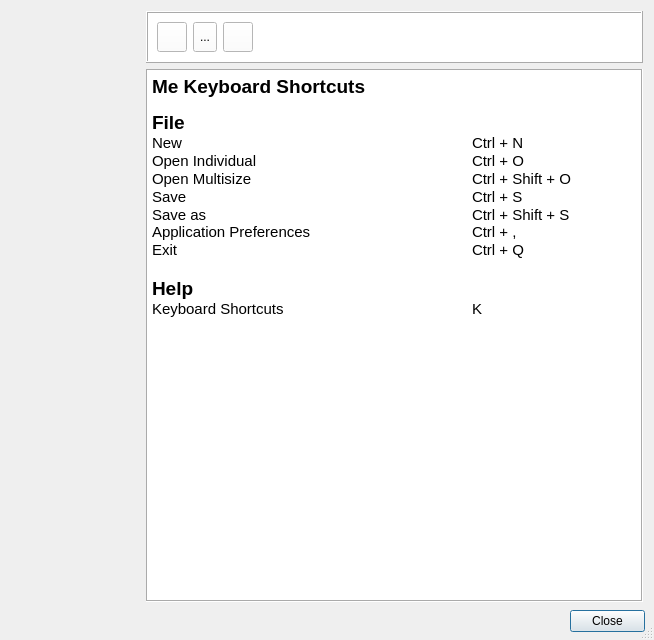
<?xml version="1.0" encoding="UTF-8"?>
<ui version="4.0">
 <class>MeShortcutsDialog</class>
 <widget class="QDialog" name="MeShortcutsDialog">
  <property name="geometry">
   <rect>
    <x>0</x>
    <y>0</y>
    <width>654</width>
    <height>640</height>
   </rect>
  </property>
  <property name="windowTitle">
   <string>SeamlyME - Shortcuts</string>
  </property>
  <property name="windowIcon">
   <iconset resource="../../../libs/vmisc/share/resources/icon.qrc">
    <normaloff>:/icon/logos/seamlyme_logo_32.png</normaloff>:/icon/logos/seamlyme_logo_32.png</iconset>
  </property>
  <property name="sizeGripEnabled">
   <bool>true</bool>
  </property>
  <widget class="QDialogButtonBox" name="buttonBox">
   <property name="geometry">
    <rect>
     <x>570</x>
     <y>610</y>
     <width>75</width>
     <height>23</height>
    </rect>
   </property>
   <property name="orientation">
    <enum>Qt::Horizontal</enum>
   </property>
   <property name="standardButtons">
    <set>QDialogButtonBox::Close</set>
   </property>
  </widget>
  <widget class="QWidget" name="layoutWidget">
   <property name="geometry">
    <rect>
     <x>12</x>
     <y>11</y>
     <width>631</width>
     <height>591</height>
    </rect>
   </property>
   <layout class="QHBoxLayout" name="horizontalLayout">
    <item>
     <layout class="QVBoxLayout" name="verticalLayout_2">
      <item>
       <widget class="QToolButton" name="Icon">
        <property name="minimumSize">
         <size>
          <width>128</width>
          <height>94</height>
         </size>
        </property>
        <property name="maximumSize">
         <size>
          <width>128</width>
          <height>128</height>
         </size>
        </property>
        <property name="styleSheet">
         <string notr="true">border: none;background-color:transparent;</string>
        </property>
        <property name="icon">
         <iconset resource="../../../libs/vmisc/share/resources/icon.qrc">
          <normaloff>:/icon/me_shortcuts.png</normaloff>:/icon/me_shortcuts.png</iconset>
        </property>
        <property name="iconSize">
         <size>
          <width>128</width>
          <height>94</height>
         </size>
        </property>
       </widget>
      </item>
      <item>
       <spacer name="verticalSpacer">
        <property name="orientation">
         <enum>Qt::Vertical</enum>
        </property>
        <property name="sizeHint" stdset="0">
         <size>
          <width>20</width>
          <height>40</height>
         </size>
        </property>
       </spacer>
      </item>
      <item>
       <widget class="QToolButton" name="toolButton">
        <property name="minimumSize">
         <size>
          <width>128</width>
          <height>31</height>
         </size>
        </property>
        <property name="maximumSize">
         <size>
          <width>128</width>
          <height>31</height>
         </size>
        </property>
        <property name="styleSheet">
         <string notr="true">border: none;background-color:transparent;</string>
        </property>
        <property name="icon">
         <iconset resource="../../../libs/vmisc/share/resources/icon.qrc">
          <normaloff>:/icon/BuiltWithQt.png</normaloff>:/icon/BuiltWithQt.png</iconset>
        </property>
        <property name="iconSize">
         <size>
          <width>128</width>
          <height>31</height>
         </size>
        </property>
       </widget>
      </item>
     </layout>
    </item>
    <item>
     <layout class="QVBoxLayout" name="verticalLayout">
      <item>
       <widget class="QFrame" name="frame">
        <property name="minimumSize">
         <size>
          <width>0</width>
          <height>40</height>
         </size>
        </property>
        <property name="styleSheet">
         <string notr="true">background-color: rgb(255, 255, 255);</string>
        </property>
        <property name="frameShape">
         <enum>QFrame::Box</enum>
        </property>
        <property name="frameShadow">
         <enum>QFrame::Raised</enum>
        </property>
        <layout class="QVBoxLayout" name="verticalLayout_3">
         <item>
          <layout class="QHBoxLayout" name="horizontalLayout_2">
           <item>
            <widget class="QToolButton" name="clipboard_ToolButton">
             <property name="maximumSize">
              <size>
               <width>30</width>
               <height>30</height>
              </size>
             </property>
             <property name="toolTip">
              <string>Copy shortcuts to the clipboard</string>
             </property>
             <property name="autoFillBackground">
              <bool>false</bool>
             </property>
             <property name="text">
              <string/>
             </property>
             <property name="icon">
              <iconset resource="../../../libs/vmisc/share/resources/icon.qrc">
               <normaloff>:/icon/32x32/clipboard_icon.png</normaloff>:/icon/32x32/clipboard_icon.png</iconset>
             </property>
             <property name="iconSize">
              <size>
               <width>30</width>
               <height>30</height>
              </size>
             </property>
            </widget>
           </item>
           <item>
            <widget class="QToolButton" name="pdf_ToolButton">
             <property name="maximumSize">
              <size>
               <width>30</width>
               <height>30</height>
              </size>
             </property>
             <property name="toolTip">
              <string>Export shortcuts as a PDF</string>
             </property>
             <property name="text">
              <string notr="true">...</string>
             </property>
             <property name="icon">
              <iconset resource="../../../libs/vmisc/share/resources/icon.qrc">
               <normaloff>:/icon/32x32/pdf_icon.png</normaloff>:/icon/32x32/pdf_icon.png</iconset>
             </property>
             <property name="iconSize">
              <size>
               <width>30</width>
               <height>30</height>
              </size>
             </property>
            </widget>
           </item>
           <item>
            <widget class="QToolButton" name="printer_ToolButton">
             <property name="maximumSize">
              <size>
               <width>30</width>
               <height>30</height>
              </size>
             </property>
             <property name="toolTip">
              <string>Send shortcuts to the printer</string>
             </property>
             <property name="text">
              <string/>
             </property>
             <property name="icon">
              <iconset resource="../../../libs/vmisc/share/resources/icon.qrc">
               <normaloff>:/icon/32x32/printer_icon.png</normaloff>:/icon/32x32/printer_icon.png</iconset>
             </property>
             <property name="iconSize">
              <size>
               <width>30</width>
               <height>30</height>
              </size>
             </property>
            </widget>
           </item>
           <item>
            <spacer name="horizontalSpacer">
             <property name="orientation">
              <enum>Qt::Horizontal</enum>
             </property>
             <property name="sizeHint" stdset="0">
              <size>
               <width>40</width>
               <height>20</height>
              </size>
             </property>
            </spacer>
           </item>
          </layout>
         </item>
        </layout>
       </widget>
      </item>
      <item>
       <widget class="QTextBrowser" name="shortcuts_TextBrowser">
        <property name="palette">
         <palette>
          <active>
           <colorrole role="Button">
            <brush brushstyle="SolidPattern">
             <color alpha="255">
              <red>255</red>
              <green>255</green>
              <blue>255</blue>
             </color>
            </brush>
           </colorrole>
           <colorrole role="Base">
            <brush brushstyle="SolidPattern">
             <color alpha="255">
              <red>255</red>
              <green>255</green>
              <blue>255</blue>
             </color>
            </brush>
           </colorrole>
           <colorrole role="Window">
            <brush brushstyle="SolidPattern">
             <color alpha="255">
              <red>255</red>
              <green>255</green>
              <blue>255</blue>
             </color>
            </brush>
           </colorrole>
          </active>
          <inactive>
           <colorrole role="Button">
            <brush brushstyle="SolidPattern">
             <color alpha="255">
              <red>255</red>
              <green>255</green>
              <blue>255</blue>
             </color>
            </brush>
           </colorrole>
           <colorrole role="Base">
            <brush brushstyle="SolidPattern">
             <color alpha="255">
              <red>255</red>
              <green>255</green>
              <blue>255</blue>
             </color>
            </brush>
           </colorrole>
           <colorrole role="Window">
            <brush brushstyle="SolidPattern">
             <color alpha="255">
              <red>255</red>
              <green>255</green>
              <blue>255</blue>
             </color>
            </brush>
           </colorrole>
          </inactive>
          <disabled>
           <colorrole role="Button">
            <brush brushstyle="SolidPattern">
             <color alpha="255">
              <red>255</red>
              <green>255</green>
              <blue>255</blue>
             </color>
            </brush>
           </colorrole>
           <colorrole role="Base">
            <brush brushstyle="SolidPattern">
             <color alpha="255">
              <red>255</red>
              <green>255</green>
              <blue>255</blue>
             </color>
            </brush>
           </colorrole>
           <colorrole role="Window">
            <brush brushstyle="SolidPattern">
             <color alpha="255">
              <red>255</red>
              <green>255</green>
              <blue>255</blue>
             </color>
            </brush>
           </colorrole>
          </disabled>
         </palette>
        </property>
        <property name="styleSheet">
         <string notr="true">background-color: rgb(255, 255, 255);</string>
        </property>
        <property name="frameShape">
         <enum>QFrame::Box</enum>
        </property>
        <property name="documentTitle">
         <string>Seamly2S Shortcuts</string>
        </property>
        <property name="html">
         <string notr="true">&lt;!DOCTYPE HTML PUBLIC &quot;-//W3C//DTD HTML 4.0//EN&quot; &quot;http://www.w3.org/TR/REC-html40/strict.dtd&quot;&gt;
&lt;html&gt;&lt;head&gt;&lt;meta name=&quot;qrichtext&quot; content=&quot;1&quot; /&gt;&lt;title&gt;Seamly2S Shortcuts&lt;/title&gt;&lt;style type=&quot;text/css&quot;&gt;
p, li { white-space: pre-wrap; }
&lt;/style&gt;&lt;/head&gt;&lt;body style=&quot; font-family:'MS Shell Dlg 2'; font-size:8.25pt; font-weight:400; font-style:normal;&quot;&gt;
&lt;p style=&quot; margin-top:0px; margin-bottom:0px; margin-left:0px; margin-right:0px; -qt-block-indent:0; text-indent:0px;&quot;&gt;&lt;span style=&quot; font-size:14pt; font-weight:600;&quot;&gt;Me Keyboard Shortcuts	&lt;/span&gt;&lt;span style=&quot; font-size:11pt;&quot;&gt;	&lt;/span&gt;&lt;/p&gt;
&lt;p style=&quot;-qt-paragraph-type:empty; margin-top:0px; margin-bottom:0px; margin-left:0px; margin-right:0px; -qt-block-indent:0; text-indent:0px;&quot;&gt;&lt;br /&gt;&lt;/p&gt;
&lt;p style=&quot; margin-top:0px; margin-bottom:0px; margin-left:0px; margin-right:0px; -qt-block-indent:0; text-indent:0px;&quot;&gt;&lt;span style=&quot; font-size:14pt; font-weight:600;&quot;&gt;File&lt;/span&gt;&lt;/p&gt;
&lt;p style=&quot; margin-top:0px; margin-bottom:0px; margin-left:0px; margin-right:0px; -qt-block-indent:0; text-indent:0px;&quot;&gt;&lt;span style=&quot; font-size:11pt;&quot;&gt;New				Ctrl + N&lt;/span&gt;&lt;/p&gt;
&lt;p style=&quot; margin-top:0px; margin-bottom:0px; margin-left:0px; margin-right:0px; -qt-block-indent:0; text-indent:0px;&quot;&gt;&lt;span style=&quot; font-size:11pt;&quot;&gt;Open Individual			Ctrl + O&lt;/span&gt;&lt;/p&gt;
&lt;p style=&quot; margin-top:0px; margin-bottom:0px; margin-left:0px; margin-right:0px; -qt-block-indent:0; text-indent:0px;&quot;&gt;&lt;span style=&quot; font-size:11pt;&quot;&gt;Open Multisize			Ctrl + Shift + O&lt;/span&gt;&lt;/p&gt;
&lt;p style=&quot; margin-top:0px; margin-bottom:0px; margin-left:0px; margin-right:0px; -qt-block-indent:0; text-indent:0px;&quot;&gt;&lt;span style=&quot; font-size:11pt;&quot;&gt;Save				Ctrl + S&lt;/span&gt;&lt;/p&gt;
&lt;p style=&quot; margin-top:0px; margin-bottom:0px; margin-left:0px; margin-right:0px; -qt-block-indent:0; text-indent:0px;&quot;&gt;&lt;span style=&quot; font-size:11pt;&quot;&gt;Save as				Ctrl + Shift + S&lt;br /&gt;Application Preferences			Ctrl + ,&lt;/span&gt;&lt;/p&gt;
&lt;p style=&quot; margin-top:0px; margin-bottom:0px; margin-left:0px; margin-right:0px; -qt-block-indent:0; text-indent:0px;&quot;&gt;&lt;span style=&quot; font-size:11pt;&quot;&gt;Exit				Ctrl + Q&lt;/span&gt;&lt;/p&gt;
&lt;p style=&quot; margin-top:0px; margin-bottom:0px; margin-left:0px; margin-right:0px; -qt-block-indent:0; text-indent:0px;&quot;&gt;&lt;span style=&quot; font-size:11pt;&quot;&gt;		&lt;/span&gt;&lt;/p&gt;
&lt;p style=&quot; margin-top:0px; margin-bottom:0px; margin-left:0px; margin-right:0px; -qt-block-indent:0; text-indent:0px;&quot;&gt;&lt;span style=&quot; font-size:14pt; font-weight:600;&quot;&gt;Help&lt;/span&gt;&lt;span style=&quot; font-size:11pt;&quot;&gt;		&lt;/span&gt;&lt;/p&gt;
&lt;p style=&quot; margin-top:0px; margin-bottom:0px; margin-left:0px; margin-right:0px; -qt-block-indent:0; text-indent:0px;&quot;&gt;&lt;span style=&quot; font-size:11pt;&quot;&gt;Keyboard Shortcuts			K&lt;/span&gt;&lt;/p&gt;
&lt;p style=&quot;-qt-paragraph-type:empty; margin-top:0px; margin-bottom:0px; margin-left:0px; margin-right:0px; -qt-block-indent:0; text-indent:0px;&quot;&gt;&lt;br /&gt;&lt;/p&gt;&lt;/body&gt;&lt;/html&gt;</string>
        </property>
       </widget>
      </item>
     </layout>
    </item>
   </layout>
  </widget>
 </widget>
 <resources>
  <include location="../../../libs/vmisc/share/resources/icon.qrc"/>
 </resources>
 <connections>
  <connection>
   <sender>buttonBox</sender>
   <signal>clicked(QAbstractButton*)</signal>
   <receiver>MeShortcutsDialog</receiver>
   <slot>accept()</slot>
   <hints>
    <hint type="sourcelabel">
     <x>227</x>
     <y>349</y>
    </hint>
    <hint type="destinationlabel">
     <x>157</x>
     <y>274</y>
    </hint>
   </hints>
  </connection>
 </connections>
</ui>
